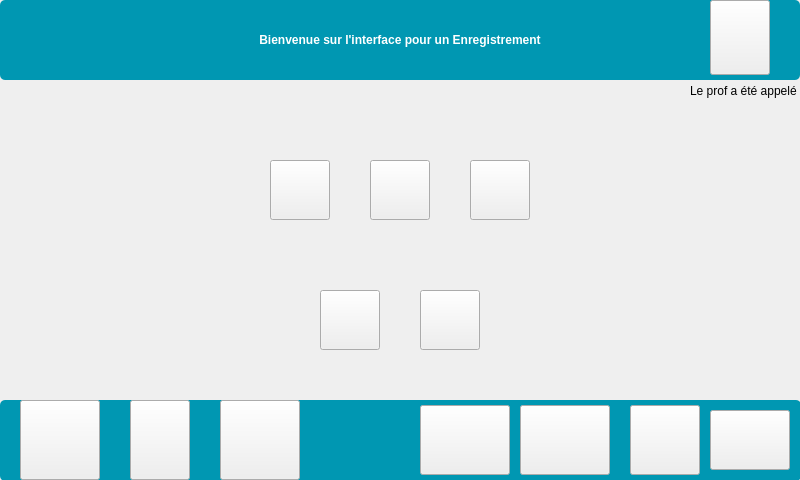
<?xml version="1.0" encoding="UTF-8"?>
<ui version="4.0">
 <class>InterfaceEnregistrement</class>
 <widget class="QDialog" name="InterfaceEnregistrement">
  <property name="geometry">
   <rect>
    <x>0</x>
    <y>0</y>
    <width>800</width>
    <height>480</height>
   </rect>
  </property>
  <property name="windowTitle">
   <string>Dialog</string>
  </property>
  <widget class="QPushButton" name="pushButton_2">
   <property name="geometry">
    <rect>
     <x>0</x>
     <y>400</y>
     <width>801</width>
     <height>81</height>
    </rect>
   </property>
   <property name="styleSheet">
    <string notr="true">QPushButton {
    background-color: rgb(0, 151, 178); /* Fond bleu */
    color: white; /* Texte en blanc */
    border: none; /* Enlever le contour si nécessaire */
    border-radius: 5px; /* Optionnel : coins arrondis */
    font-weight: bold; /* Optionnel : texte en gras */
}</string>
   </property>
   <property name="text">
    <string/>
   </property>
  </widget>
  <widget class="QPushButton" name="pushButtonSon">
   <property name="geometry">
    <rect>
     <x>20</x>
     <y>400</y>
     <width>80</width>
     <height>80</height>
    </rect>
   </property>
   <property name="autoFillBackground">
    <bool>false</bool>
   </property>
   <property name="text">
    <string/>
   </property>
  </widget>
  <widget class="QPushButton" name="pushButtonSignet">
   <property name="geometry">
    <rect>
     <x>130</x>
     <y>400</y>
     <width>60</width>
     <height>80</height>
    </rect>
   </property>
   <property name="text">
    <string/>
   </property>
  </widget>
  <widget class="QPushButton" name="pushButtonFavoris">
   <property name="geometry">
    <rect>
     <x>220</x>
     <y>400</y>
     <width>80</width>
     <height>80</height>
    </rect>
   </property>
   <property name="text">
    <string/>
   </property>
  </widget>
  <widget class="QPushButton" name="pushButtonRevenirALaPhrasePrecedente">
   <property name="geometry">
    <rect>
     <x>420</x>
     <y>405</y>
     <width>90</width>
     <height>70</height>
    </rect>
   </property>
   <property name="text">
    <string/>
   </property>
  </widget>
  <widget class="QPushButton" name="pushButtonRepeter">
   <property name="geometry">
    <rect>
     <x>520</x>
     <y>405</y>
     <width>90</width>
     <height>70</height>
    </rect>
   </property>
   <property name="text">
    <string/>
   </property>
  </widget>
  <widget class="QPushButton" name="pushButtonClear">
   <property name="geometry">
    <rect>
     <x>630</x>
     <y>405</y>
     <width>70</width>
     <height>70</height>
    </rect>
   </property>
   <property name="text">
    <string/>
   </property>
  </widget>
  <widget class="QPushButton" name="pushButtonSurveiller">
   <property name="geometry">
    <rect>
     <x>710</x>
     <y>410</y>
     <width>80</width>
     <height>60</height>
    </rect>
   </property>
   <property name="text">
    <string/>
   </property>
  </widget>
  <widget class="QLabel" name="labelChrono">
   <property name="geometry">
    <rect>
     <x>310</x>
     <y>100</y>
     <width>181</width>
     <height>51</height>
    </rect>
   </property>
   <property name="font">
    <font>
     <pointsize>20</pointsize>
     <bold>true</bold>
    </font>
   </property>
   <property name="text">
    <string/>
   </property>
   <property name="alignment">
    <set>Qt::AlignCenter</set>
   </property>
  </widget>
  <widget class="QPushButton" name="pushButtonAvancer">
   <property name="geometry">
    <rect>
     <x>470</x>
     <y>160</y>
     <width>60</width>
     <height>60</height>
    </rect>
   </property>
   <property name="text">
    <string/>
   </property>
  </widget>
  <widget class="QPushButton" name="pushButtonSpeak">
   <property name="geometry">
    <rect>
     <x>320</x>
     <y>290</y>
     <width>60</width>
     <height>60</height>
    </rect>
   </property>
   <property name="text">
    <string/>
   </property>
  </widget>
  <widget class="QPushButton" name="pushButtonPlay">
   <property name="geometry">
    <rect>
     <x>420</x>
     <y>290</y>
     <width>60</width>
     <height>60</height>
    </rect>
   </property>
   <property name="text">
    <string/>
   </property>
  </widget>
  <widget class="QPushButton" name="pushButtonRetourArriere">
   <property name="geometry">
    <rect>
     <x>270</x>
     <y>160</y>
     <width>60</width>
     <height>60</height>
    </rect>
   </property>
   <property name="text">
    <string/>
   </property>
  </widget>
  <widget class="QPushButton" name="pushButtonPause">
   <property name="geometry">
    <rect>
     <x>370</x>
     <y>160</y>
     <width>60</width>
     <height>60</height>
    </rect>
   </property>
   <property name="text">
    <string/>
   </property>
  </widget>
  <widget class="QPushButton" name="pushButton">
   <property name="geometry">
    <rect>
     <x>0</x>
     <y>0</y>
     <width>800</width>
     <height>80</height>
    </rect>
   </property>
   <property name="styleSheet">
    <string notr="true">QPushButton {
    background-color: rgb(0, 151, 178); /* Fond bleu */
    color: white; /* Texte en blanc */
    border: none; /* Enlever le contour si nécessaire */
    border-radius: 5px; /* Optionnel : coins arrondis */
    font-weight: bold; /* Optionnel : texte en gras */
}</string>
   </property>
   <property name="text">
    <string>Bienvenue sur l'interface pour un Enregistrement</string>
   </property>
  </widget>
  <widget class="QLabel" name="labelAppelProf">
   <property name="geometry">
    <rect>
     <x>690</x>
     <y>80</y>
     <width>111</width>
     <height>21</height>
    </rect>
   </property>
   <property name="text">
    <string>Le prof a été appelé</string>
   </property>
  </widget>
  <widget class="QPushButton" name="pushButtonAppelProf">
   <property name="geometry">
    <rect>
     <x>710</x>
     <y>0</y>
     <width>60</width>
     <height>75</height>
    </rect>
   </property>
   <property name="text">
    <string/>
   </property>
  </widget>
 </widget>
 <resources/>
 <connections/>
</ui>
